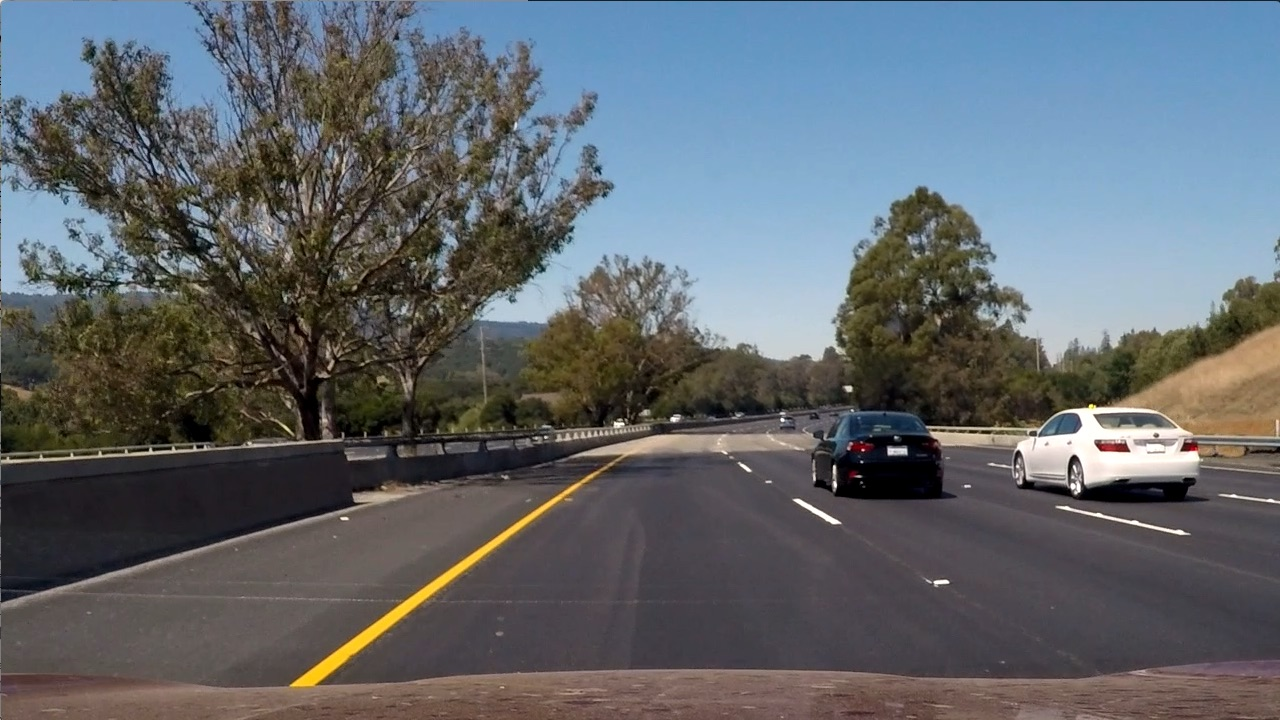
#> input picture test_images/test6.jpg, 1280 x 720 px
$ jupyter execute --allow-errors P5_Vehicle_Detection.ipynb   (shell and % lines are left out)   (older library calls are emulated)
#> lines starting #> are read from the running program, lines starting #| are printed output that depends on the picture
[cell 1]
import matplotlib.image as mpimg
import matplotlib.pyplot as plt
import numpy as np
import cv2
import glob

cars_path = glob.glob('./dataset/vehicles/*/*.png')
noncars_path = glob.glob('./dataset/non-vehicles/*/*.png')
cars = []
notcars = []

for image in cars_path:
    cars.append(image)

for image in noncars_path:
    notcars.append(image)

# Define a function to return some characteristics of the dataset
def data_look(car_list, notcar_list):
    data_dict = {}
    # Define a key in data_dict "n_cars" and store the number of car images
    data_dict["n_cars"] = len(car_list)
    # Define a key "n_notcars" and store the number of notcar images
    data_dict["n_notcars"] = len(notcar_list)
    # Read in a test image, either car or notcar
    example_img = mpimg.imread(car_list[0])
    # Define a key "image_shape" and store the test image shape 3-tuple
    data_dict["image_shape"] = example_img.shape
    # Define a key "data_type" and store the data type of the test image.
    data_dict["data_type"] = example_img.dtype
    # Return data_dict
    return data_dict

#> (the rest of this cell did not finish here and is left out)

HOG feature：

[cell 2]
from skimage.feature import hog

# Define a function to return HOG features and visualization
# [11 lines left out: function get_hog_features, not called in this run]

#> (the rest of this cell did not finish here and is left out)

Color and binnary features

[cell 3]
import numpy as np
from sklearn.preprocessing import StandardScaler

# Define a function to compute binned color features
# [16 lines left out: functions bin_spatial, color_hist, not called in this run]

# Define a function to extract features from a list of images
# Have this function call bin_spatial() and color_hist()
def extract_features_color(imgs, cspace='RGB', spatial_size=(32, 32),
                        hist_bins=32, hist_range=(0, 256)):
    # Create a list to append feature vectors to
    features = []
    # Iterate through the list of images
    for file in imgs:
        # Read in each one by one
        image = mpimg.imread(file)
        # apply color conversion if other than 'RGB'
        if cspace != 'RGB':
            if cspace == 'HSV':
                feature_image = cv2.cvtColor(image, cv2.COLOR_RGB2HSV)
            elif cspace == 'LUV':
                feature_image = cv2.cvtColor(image, cv2.COLOR_RGB2LUV)
            elif cspace == 'HLS':
                feature_image = cv2.cvtColor(image, cv2.COLOR_RGB2HLS)
            elif cspace == 'YUV':
                feature_image = cv2.cvtColor(image, cv2.COLOR_RGB2YUV)
        else: feature_image = np.copy(image)
        # Apply bin_spatial() to get spatial color features
        spatial_features = bin_spatial(feature_image, size=spatial_size)
        # Apply color_hist() also with a color space option now
        hist_features = color_hist(feature_image, nbins=hist_bins, bins_range=hist_range)
        # Append the new feature vector to the features list
        features.append(np.concatenate((spatial_features, hist_features)))
    # Return list of feature vectors
    return features


car_features_color = extract_features_color(cars, cspace='RGB', spatial_size=(32, 32),
                        hist_bins=32, hist_range=(0, 256))
notcar_features_color = extract_features_color(notcars, cspace='RGB', spatial_size=(32, 32),
                        hist_bins=32, hist_range=(0, 256))

if len(car_features_color) > 0:
    # Create an array stack of feature vectors
    X = np.vstack((car_features_color, notcar_features_color)).astype(np.float64)
    # Fit a per-column scaler
    X_scaler = StandardScaler().fit(X)
    # Apply the scaler to X
    scaled_X = X_scaler.transform(X)

    car_ind = np.random.randint(0, len(cars))
    # Plot an example of raw and scaled features
    fig = plt.figure(figsize=(12,4))
    plt.subplot(131)
    plt.imshow(mpimg.imread(cars[car_ind]))
    plt.title('Original Image')
    plt.subplot(132)
    plt.plot(X[car_ind])
    plt.title('Raw Features')
    plt.subplot(133)
    plt.plot(scaled_X[car_ind])
    plt.title('Normalized Features')
    fig.tight_layout()
else:
    print('Your function only returns empty feature vectors...')

[cell 4]
y = np.hstack((np.ones(len(car_features_color)),
              np.zeros(len(notcar_features_color))))

from sklearn.cross_validation import train_test_split

# Split up data into randomized training and test sets
rand_state = np.random.randint(0, 100)
#> (the rest of this cell did not finish here and is left out)

#> (a cell that did not finish here is left out)

#> (a cell that did not finish here is left out)

HOG!

[cell 7]
import time

# Define a function to return HOG features and visualization
def get_hog_features(img, orient, pix_per_cell, cell_per_block,
                        vis=False, feature_vec=True):
    # Call with two outputs if vis==True
    if vis == True:
        features, hog_image = hog(img, orientations=orient, pixels_per_cell=(pix_per_cell, pix_per_cell),
                                  cells_per_block=(cell_per_block, cell_per_block), transform_sqrt=True,
                                  visualise=vis, feature_vector=feature_vec)
        return features, hog_image
    # Otherwise call with one output
    else:
        features = hog(img, orientations=orient, pixels_per_cell=(pix_per_cell, pix_per_cell),
                       cells_per_block=(cell_per_block, cell_per_block), transform_sqrt=True,
                       visualise=vis, feature_vector=feature_vec)
        return features

# [9 lines left out: function color_hist, not called in this run]

# Define a function to extract features from a list of images
# Have this function call bin_spatial() and color_hist()
def extract_features(imgs, cspace='RGB', orient=9,
                        pix_per_cell=8, cell_per_block=2, hog_channel=0):
    # Create a list to append feature vectors to
    features = []
    # Iterate through the list of images
    for file in imgs:
        # Read in each one by one
        image = mpimg.imread(file)
        # apply color conversion if other than 'RGB'
        if cspace != 'RGB':
            if cspace == 'HSV':
                feature_image = cv2.cvtColor(image, cv2.COLOR_RGB2HSV)
            elif cspace == 'LUV':
                feature_image = cv2.cvtColor(image, cv2.COLOR_RGB2LUV)
            elif cspace == 'HLS':
                feature_image = cv2.cvtColor(image, cv2.COLOR_RGB2HLS)
            elif cspace == 'YUV':
                feature_image = cv2.cvtColor(image, cv2.COLOR_RGB2YUV)
            elif cspace == 'YCrCb':
                feature_image = cv2.cvtColor(image, cv2.COLOR_RGB2YCrCb)
        else: feature_image = np.copy(image)

        # Call get_hog_features() with vis=False, feature_vec=True
        if hog_channel == 'ALL':
            hog_features = []
            for channel in range(feature_image.shape[2]):
                hog_features.append(get_hog_features(feature_image[:,:,channel],
                                    orient, pix_per_cell, cell_per_block,
                                    vis=False, feature_vec=True))
            hog_features = np.ravel(hog_features)
        else:
            hog_features = get_hog_features(feature_image[:,:,hog_channel], orient,
                        pix_per_cell, cell_per_block, vis=False, feature_vec=True)
        # Append the new feature vector to the features list
        features.append(hog_features)


    return features

colorspace = 'YCrCb' # Can be RGB, HSV, LUV, HLS, YUV, YCrCb
orient = 6
pix_per_cell = 8
cell_per_block = 3
hog_channel = "ALL"#Can be 0, 1, 2, or "ALL"

t=time.time()
car_features = extract_features(cars, cspace=colorspace, orient=orient,
                        pix_per_cell=pix_per_cell, cell_per_block=cell_per_block,
                        hog_channel=hog_channel)
notcar_features = extract_features(notcars, cspace=colorspace, orient=orient,
                        pix_per_cell=pix_per_cell, cell_per_block=cell_per_block,
                        hog_channel=hog_channel)
t2 = time.time()
print(round(t2-t, 2), 'Seconds to extract HOG features...')
# Create an array stack of feature vectors
X = np.vstack((car_features, notcar_features)).astype(np.float64)
# Fit a per-column scaler
#> (the rest of this cell did not finish here and is left out)

sliding windows

[cell 8]
# Define a function to extract features from a list of images
# Have this function call bin_spatial() and color_hist()
def extract_features_fi(imgs, cspace='RGB', orient=9,
                        pix_per_cell=8, cell_per_block=2, hog_channel=0):
    # Create a list to append feature vectors to
    features = []
    # Iterate through the list of images
    for image in imgs:
        # apply color conversion if other than 'RGB'
        if cspace != 'RGB':
            if cspace == 'HSV':
                feature_image = cv2.cvtColor(image, cv2.COLOR_RGB2HSV)
            elif cspace == 'LUV':
                feature_image = cv2.cvtColor(image, cv2.COLOR_RGB2LUV)
            elif cspace == 'HLS':
                feature_image = cv2.cvtColor(image, cv2.COLOR_RGB2HLS)
            elif cspace == 'YUV':
                feature_image = cv2.cvtColor(image, cv2.COLOR_RGB2YUV)
            elif cspace == 'YCrCb':
                feature_image = cv2.cvtColor(image, cv2.COLOR_RGB2YCrCb)
        else: feature_image = np.copy(image)

        # Call get_hog_features() with vis=False, feature_vec=True
        if hog_channel == 'ALL':
            hog_features = []
            for channel in range(feature_image.shape[2]):
                hog_features.append(get_hog_features(feature_image[:,:,channel],
                                    orient, pix_per_cell, cell_per_block,
                                    vis=False, feature_vec=True))
            hog_features = np.ravel(hog_features)
        else:
            hog_features = get_hog_features(feature_image[:,:,hog_channel], orient,
                        pix_per_cell, cell_per_block, vis=False, feature_vec=True)
        # Append the new feature vector to the features list
        features.append(hog_features)
    # Return list of feature vectors
    return features

[cell 9]
ystart = 400
ystop = 656
scale = 1.5
cells_per_step=2
window = 64
orient=6
cell_per_block = 3 # HOG cells per block

image = mpimg.imread('./test_images/test6.jpg')
#> image is the input picture: shape (720, 1280, 3); mean R, G, B 97, 102.6, 107.9
img_tosearch = image[ystart:ystop,:,:]
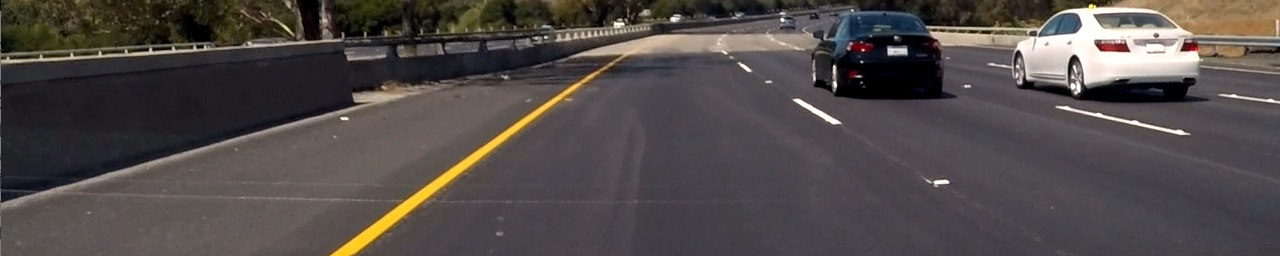
#> img_tosearch: shape (256, 1280, 3); mean R, G, B 80.9, 74.6, 73.2

imshape = img_tosearch.shape
img_tosearch = cv2.resize(img_tosearch, (np.int(imshape[1]/scale), np.int(imshape[0]/scale)))
#> img_tosearch: shape (170, 853, 3)


subimg = []

ch1 = img_tosearch[:,:,0]
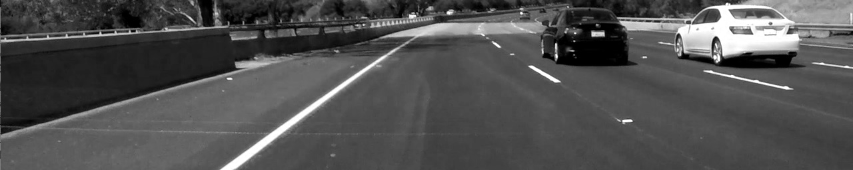
#> ch1: shape (170, 853); min 0, max 255, mean 80.8

pix_per_cell = 8 # HOG pixels per cell

# Define blocks and steps as above
nxblocks = (ch1.shape[1] // pix_per_cell)-1
nyblocks = (ch1.shape[0] // pix_per_cell)-1

nblocks_per_window = (window // pix_per_cell)-1
cells_per_step = 1  # Instead of overlap, define how many cells to step
nxsteps = (nxblocks - nblocks_per_window) // cells_per_step
nysteps = (nyblocks - nblocks_per_window) // cells_per_step

for xb in range(nxsteps):
    for yb in range(nysteps):
        ypos = yb*cells_per_step
        xpos = xb*cells_per_step

        xleft = xpos*pix_per_cell
        ytop = ypos*pix_per_cell

        # Extract the image patch
        subimg.append(cv2.resize(img_tosearch[ytop:ytop+window, xleft:xleft+window], (64,64)))
#> after the loop, subimg = 1274 items

# Plot the examples
fig = plt.figure()
plt.subplot(211)
plt.imshow(subimg[204])
plt.subplot(212)
plt.imshow(img_tosearch)
fig.tight_layout()
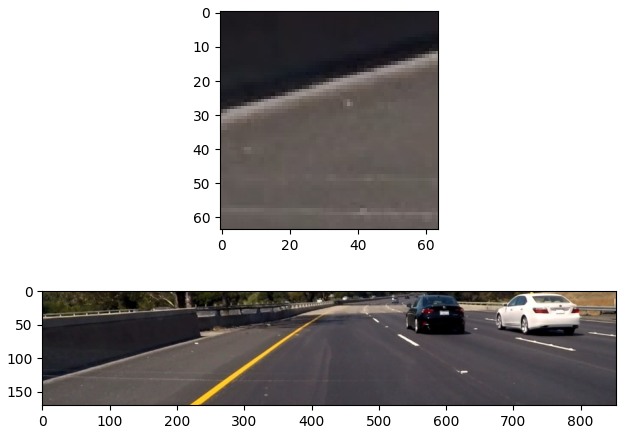
#> figure drawn by matplotlib, 2 panels

[cell 10]
test_feature = extract_features_fi(subimg, cspace='YCrCb', orient=6,
                        pix_per_cell=8, cell_per_block=3, hog_channel='ALL')
#> test_feature = 1274 items

#> (the rest of this cell did not finish here and is left out)

$ run again, with test_images/test1.jpg copied over test_images/test6.jpg
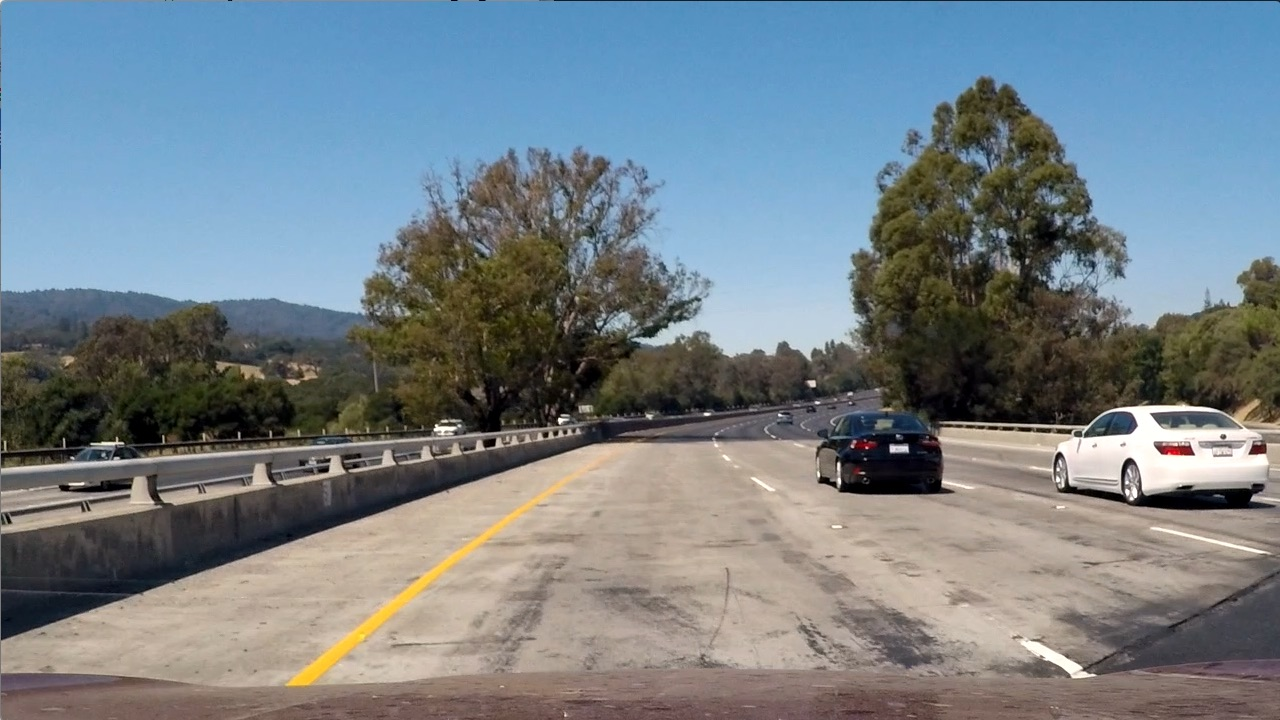
#> input picture test_images/test1.jpg, 1280 x 720 px
#> image is the input picture: shape (720, 1280, 3); mean R, G, B 117.5, 128.7, 135.5
#> `ch1 = img_tosearch[:,:,0]`:
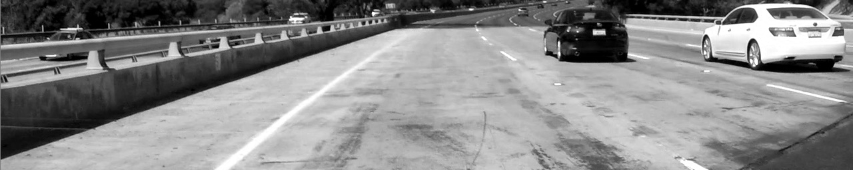
#> ch1: shape (170, 853); min 0, max 255, mean 138
#> after the loop `for xb in range(nxsteps):`: subimg = 1274 items
#> `[cell 9] ystart = 400 ystop = 656 scale = 1.5 cells_per_step=2 window ..`:
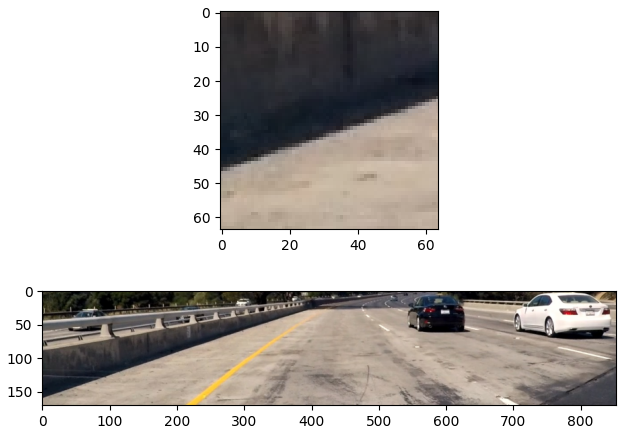
#> figure drawn by matplotlib, 2 panels

$ run again, with test_images/test2.jpg copied over test_images/test6.jpg
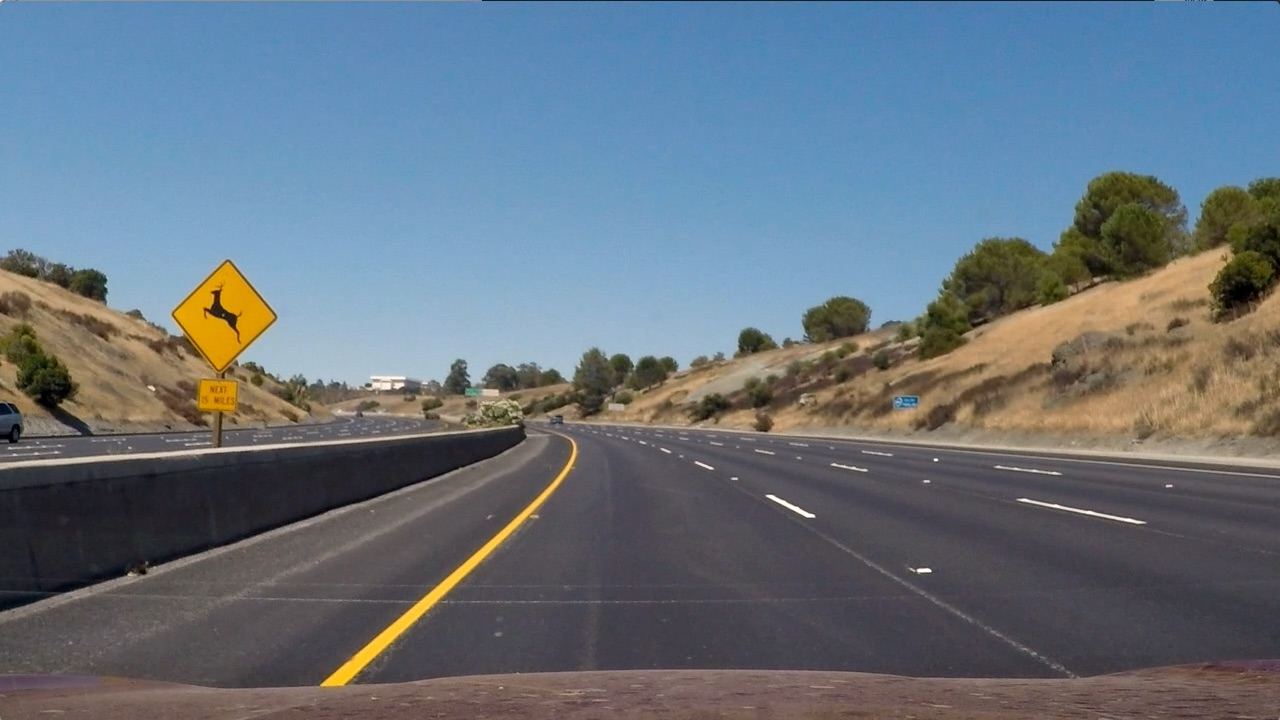
#> input picture test_images/test2.jpg, 1280 x 720 px
#> image is the input picture: shape (720, 1280, 3); mean R, G, B 102.8, 114.6, 125.5
#> `ch1 = img_tosearch[:,:,0]`:
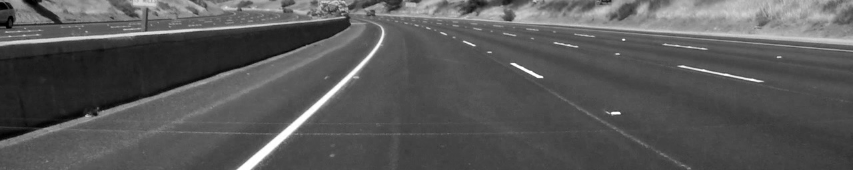
#> ch1: shape (170, 853); min 0, max 255, mean 87.9
#> after the loop `for xb in range(nxsteps):`: subimg = 1274 items
#> `[cell 9] ystart = 400 ystop = 656 scale = 1.5 cells_per_step=2 window ..`:
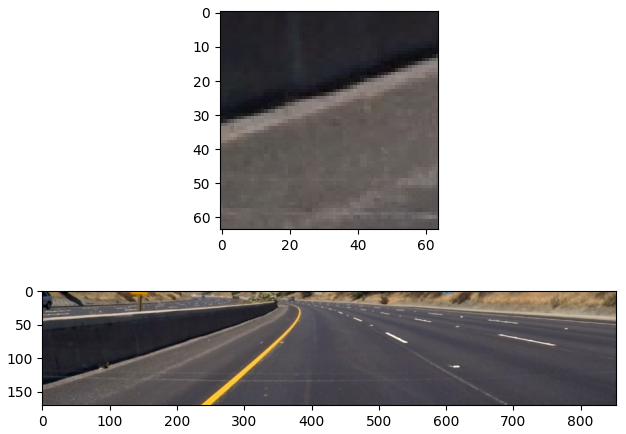
#> figure drawn by matplotlib, 2 panels

$ run again, with test_images/test3.jpg copied over test_images/test6.jpg
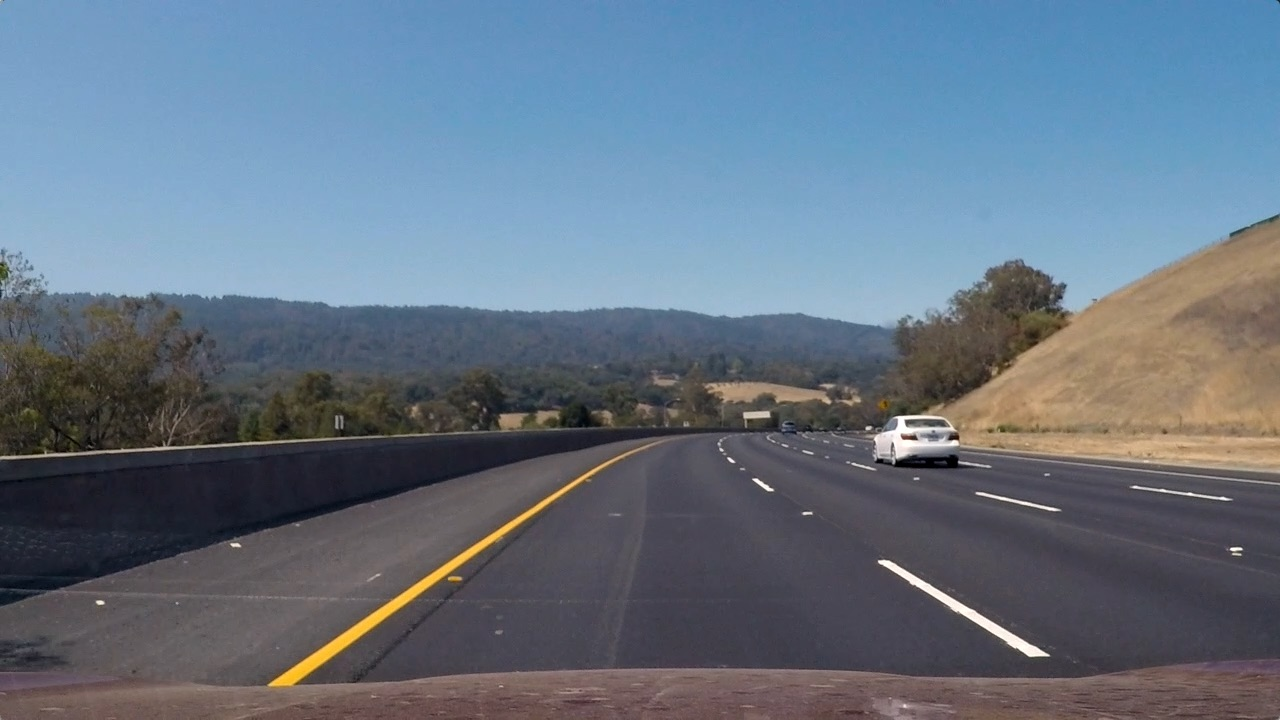
#> input picture test_images/test3.jpg, 1280 x 720 px
#> image is the input picture: shape (720, 1280, 3); mean R, G, B 101.1, 115.3, 130.7
#> `ch1 = img_tosearch[:,:,0]`:
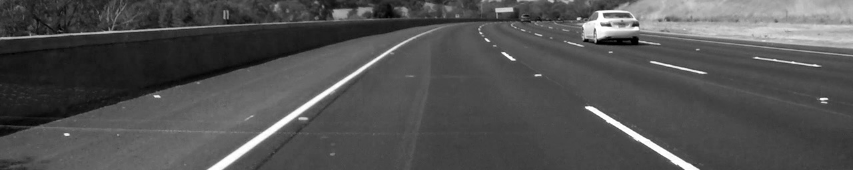
#> ch1: shape (170, 853); min 0, max 255, mean 81.3
#> after the loop `for xb in range(nxsteps):`: subimg = 1274 items
#> `[cell 9] ystart = 400 ystop = 656 scale = 1.5 cells_per_step=2 window ..`:
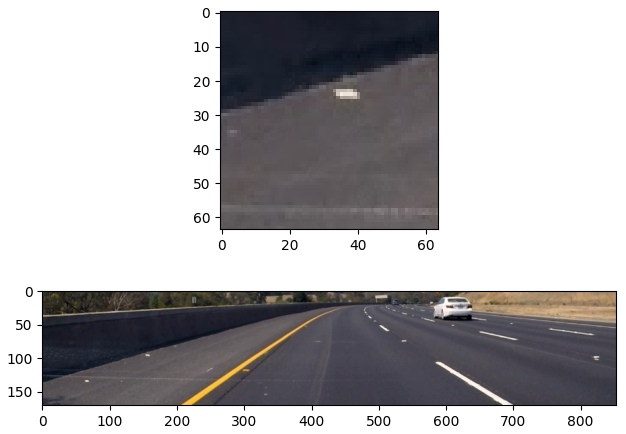
#> figure drawn by matplotlib, 2 panels
